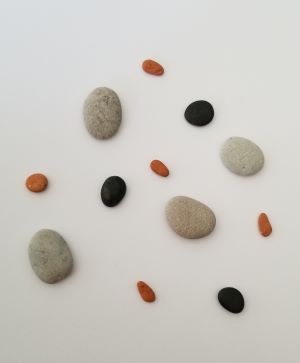
%> input picture Lab 2/colorful rocks 2.jpg, 300 x 363 px
$ octave lab2.m   (GNU Octave 9; MATLAB toolbox functions it lacks are replaced by stand-ins)
%> lines starting %> are read from the running program, lines starting %| are printed output that depends on the picture; in (x1, y1, x2, y2) boxes, pixels count from 0 and x2, y2 are one past the last pixel; in counts of white or black regions, pixels touching at a corner belong together; the program's own positions count from 1
% read image
img = imread('colorful rocks 2.jpg')
%> img is the input picture: size 363x300x3 uint8; mean R, G, B 203, 200, 194.3
% figure, imshow(img)

% convert img to grayscale
gray_img = rgb2gray(img)
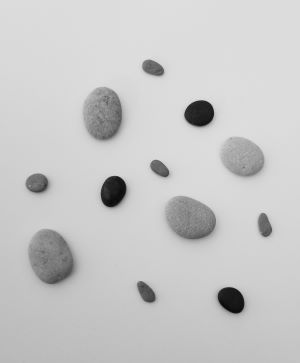
%> gray_img: size 363x300 uint8; min 3, max 234, mean 200.2
% figure, imshow(gray_img)
gray_img = im2double(gray_img)
%> gray_img: size 363x300 double

% convert to black and white
bw_gray_img = im2bw(gray_img, 0.72)
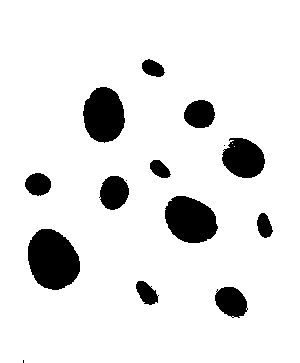
%> bw_gray_img: size 363x300 logical; 89.7% white; 15 black regions (3 under 20 px), largest, box (x1, y1, x2, y2) and area: (28, 229, 80, 290) 2421, (165, 196, 218, 243) 1882, (83, 87, 125, 143) 1798
figure, imshow(bw_gray_img)

% save gray_img as png file
saveas(gcf, 'bw_gray_img.png')

% count number of gray rocks and print result
%> (the run ends here)
